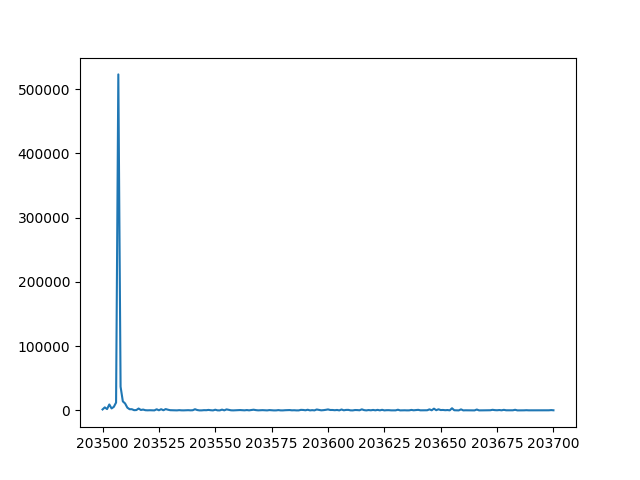

Source code (Python):
import matplotlib.pyplot as plt
import csv

fig = plt.figure()

x_list = []
y_list = []
start = 203500
end = 203700 
with open('fft.csv', newline='') as csvfile:
    reader = csv.reader(csvfile)
    for row in reader:
        x = int(row[0])
        if x >= start:
            x_list.append(x)
            y_list.append(float(row[1])**2+float(row[2])**2)
        if x >= end:
            break

plt.plot(x_list, y_list)
plt.savefig('fft.png')
plt.close(fig)
